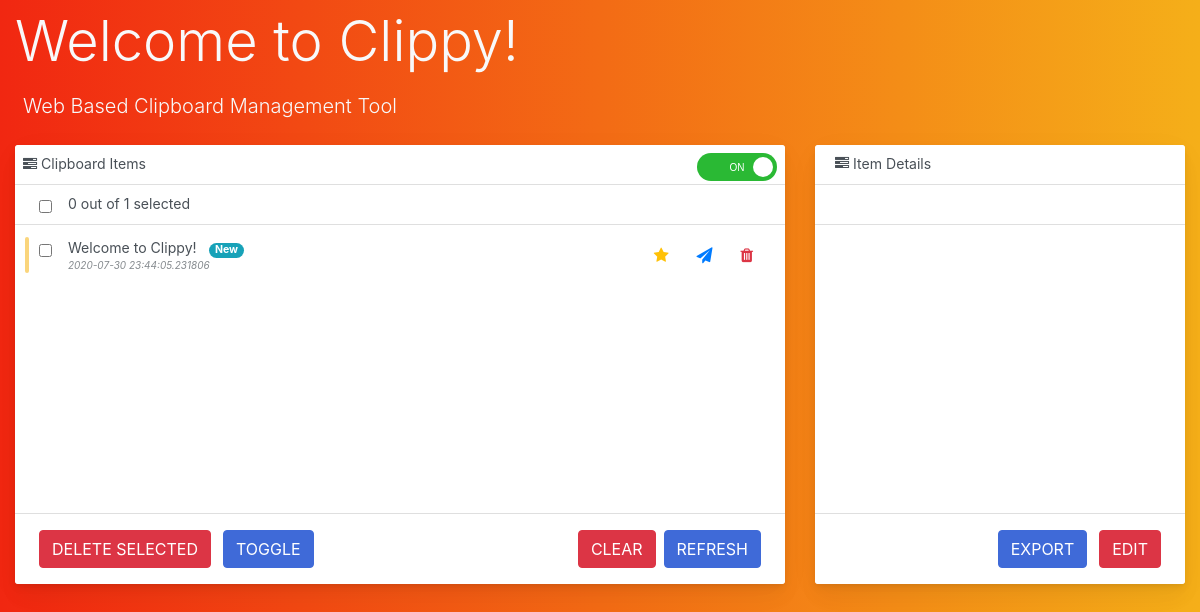
Before: / with the older database file.
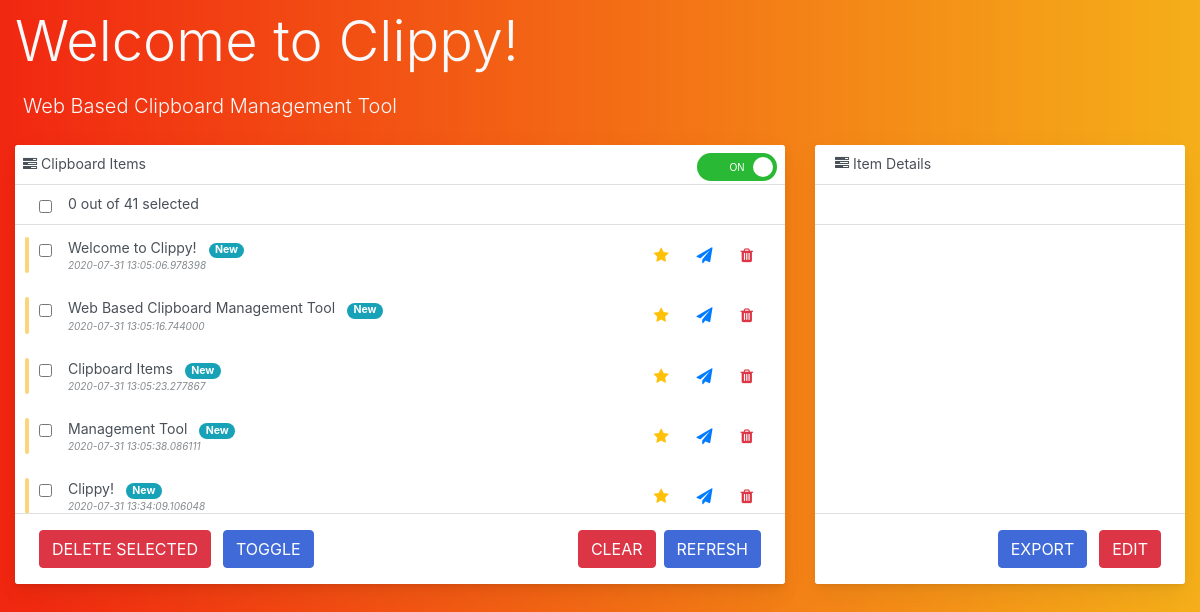
After: the same page with the newer database file.
### app.py (models this page shows)
@dataclass
class ClipboardItem(db.Model):
    id: int
    text: str
    length: int
    location: str
    date: str
    id = db.Column(db.Integer, primary_key=True)
    text = db.Column(db.String(9999), nullable=False)
    length = db.Column(db.Integer, nullable=False)
    location = db.Column(db.String(2083))
    date = db.Column(db.DateTime, nullable=False, default=datetime.now())

### app.py (the view)
@app.route('/')
def index():
    items = ClipboardItem.query.all()
    return render_template('index.html', items=items)

### templates/index.html (shortened to what this page needs)
<!DOCTYPE html>
<html lang="en">
<head>
    <link rel="stylesheet" href="https://stackpath.bootstrapcdn.com/bootstrap/4.5.0/css/bootstrap.min.css">
    <link rel="stylesheet" href="../static/css/main.css">
    <link rel="stylesheet" href="https://stackpath.bootstrapcdn.com/font-awesome/4.7.0/css/font-awesome.min.css">
</head>
<body>
    <div class="col-md-8">
        <h1 class="display-4 text-light mt-2">Welcome to Clippy!</h1>
        <p class="lead p-2 text-light">Web Based Clipboard Management Tool</p>
    </div>
    <div class="container-fluid">
        <div class="row">
            <div class="col-md-8">
                <div class="card-hover-shadow-2x mb-3 card">
                    <div class="card-header-tab card-header d-block p-2">
                        <i class="fa fa-tasks"></i>&nbsp;Clipboard Items
                        <div class="float-right">
                            <label class="switch">
                                <div class="slider round"></div>
                            </label>
                        </div>
                    </div>
                    <div class="card-header-tab card-header pt-3">
                        <div class="widget-content p-0">
                            <div class="widget-content-wrapper">
                                <div class="widget-content-left mr-2">
                                    <div class="custom-checkbox custom-control pl-1">
                                        <input onclick="check_all(this)" id="super-check" value="{{item}}" type="checkbox">
                                        <label>&nbsp;</label>
                                    </div>
                                </div>
                                <div class="widget-content-left pb-3">
                                    <span id="check-count">0</span><span> out of {{ items|length }} selected</span>
                                </div>
                            </div>
                        </div>
                    </div>
                    <form class="reset-css" id="checked-form" method="POST" action="{{ url_for('item_actions') }}">
                        <div class="scroll-area-sm">
                            <perfect-scrollbar class="ps-show-limits">
                                <div style="position: static;" class="ps ps--active-y">
                                    <div class="ps-content">
                                        <ul class=" list-group list-group-flush" id="single-checks">
                                            {% for item in items %}
                                            <li class="list-group-item">
                                                <div class="todo-indicator bg-warning"></div>
                                                <div class="widget-content p-0">
                                                    <div class="widget-content-wrapper">
                                                        <div class="widget-content-left mr-2">
                                                                <div class="custom-checkbox custom-control pl-1">
                                                                    <input name="copy_id" value="{{item.id}}" onchange="count_checked()" type="checkbox">
                                                                    <label>&nbsp;</label>
                                                                </div>
                                                        </div>
                                                        <div class="widget-content-left">
                                                            <div class="widget-heading">
                                                                <a id="copy-text" onclick="populate_div(' {{loop.index - 1}} ');"> {{ item.text | truncate(50) }} </a>
                                                                <div class="badge badge-pill badge-info ml-2">New </div>
                                                            </div>
                                                            <div class="widget-subheading"><i>{{ item.date }}</i></div>
                                                        </div>
                                                        <div class="widget-content-right">
                                                            <button class="border-0 btn-transition btn btn-outline-warning">
                                                                <i class="fa fa-star"></i>
                                                            </button>
                                                            <button class="border-0 btn-transition btn btn-outline-primary">
                                                                <i class="fa fa-paper-plane"></i>
                                                            </button>
                                                                <button type="submit" name="action" value= "{{ 'deleteitem' ~ item.id }}" class="border-0 btn-transition btn btn-outline-danger">
                                                                    <i class="fa fa-trash"></i>
                                                                </button>
                                                        </div>
                                                    </div>
                                                </div>
                                            </li>
                                            {% endfor %}
                                        </ul>
                                    </div>
                                </div>
                            </perfect-scrollbar>
                        </div>
                    </form>
                    <div class="container-fluid">
                        <div class="row">
                            <div class="col-12 col-md-12 btn-row d-block card-footer">
                                <button type="submit" form="checked-form" class="btn btn-danger m-1">
                                    DELETE SELECTED
                                </button>
                                <a href="{{ url_for('toggle_listen') }}">
                                    <button class="btn btn-primary m-1">TOGGLE</button>
                                </a>
                                <a href="{{ url_for('index') }}">
                                    <button class="btn btn-primary float-right m-1">REFRESH</button>
                                </a>
                                <form class="reset-css" method="post" action="{{ url_for('removeAll') }}">
                                    <button type="submit" class="btn btn-danger float-right m-1">CLEAR</button>
                                </form>
                            </div>
                        </div>
                    </div>
                </div>
            </div>
            <div class="col-md-4">
                <div class="card-hover-shadow-2x mb-3 card">
                    <div class="card-header-tab card-header">
                        <div class="card-header-title font-size-lg text-capitalize font-weight-normal">
                            <i class="fa fa-tasks"></i>&nbsp;Item Details
                        </div>
                    </div>
                    <div class="card-header-tab card-header pt-3">
                    </div>
                    <div class="scroll-area-sm">
                        <perfect-scrollbar class="ps-show-limits">
                            <div style="position: static;" class="ps ps--active-y">
                                <div class="ps-content p-3">
                                </div>
                            </div>
                        </perfect-scrollbar>
                    </div>
                    <div class="d-block text-right card-footer">
                        <a href="{{ url_for('index') }}">
                            <button class="btn btn-primary m-1">EXPORT</button>
                        </a>
                        <form class="reset-css" method="post" action="{{ url_for('index') }}">
                            <button type="submit" class="btn btn-danger m-1">EDIT</button>
                        </form>
                    </div>
                </div>
            </div>
        </div>
    </div>
</body>
</html>

Changed rows visible on the page:
changed ClipboardItem "Welcome to Clippy!": date "2020-07-30 23:44:05.231806" → "2020-07-31 13:05:06.978398"
added ClipboardItem: text "Web Based Clipboard Management Tool", date "2020-07-31 13:05:16.744000"
added ClipboardItem: text "Clipboard Items", date "2020-07-31 13:05:23.277867"
added ClipboardItem: text "Management Tool", date "2020-07-31 13:05:38.086111"
added ClipboardItem: text "Clippy!", date "2020-07-31 13:34:09.106048"
Other visible differences:
{{ items|length }}: "1" → "41"
